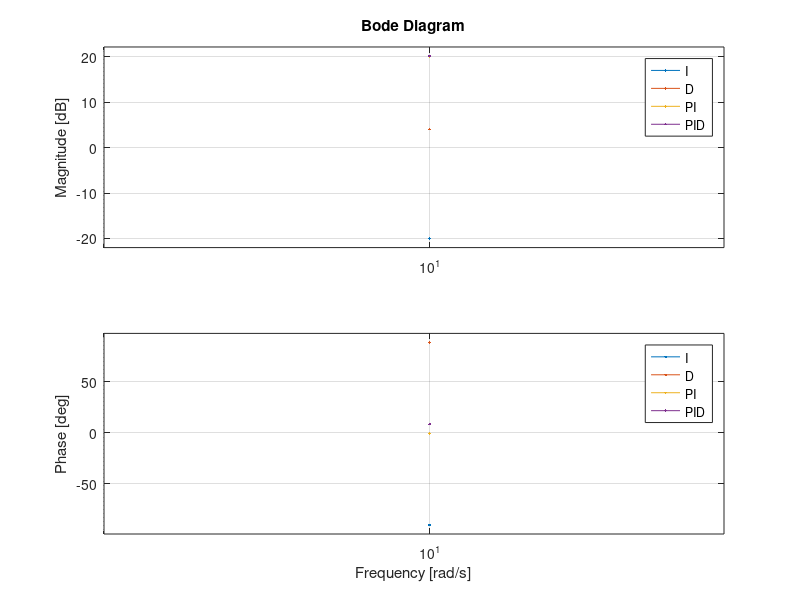

Recreate this plot in MATLAB.
close all
clear
clc

s = tf('s');

%% some function
% syms s1
% fplot(@(x) sin(x))
% hold on
% theta = deg2rad(60)
% fplot(@(x) sin(x-theta))
% R = 5.2;L = 2.39e-3;
% K1 = 100*L;K2 = K1*R/L;
% fplot(@(t) exp(-(t*(K1 + R))/(2*L))*(cosh((t*(K1^2 + 2*K1*R + R^2 - 4*K2*L)^(1/2))/(2*L)) - (sinh((t*(K1^2 + 2*K1*R + R^2 - 4*K2*L)^(1/2))/(2*L))*(K1 + R))/(K1^2 + 2*K1*R + R^2 - 4*K2*L)^(1/2)))

% 
% atan2(1,0)

% fplot(@(x) 20*log10(x))
% f1 = @(x) 10*exp(-10*x);
% f2 = @(x) 1*exp(-10*x);
% fplot(@(x) 10*exp(-0*x))
% k = -0.5;
% x_init = 10;
% fplot(@(x) 10*exp(k*x),[0 10])
% hold on
% fplot(@(x) 5*exp(k*x),[0 10])
% hold on
% fplot(@(x) x_init*exp(k*x),[0 10])
% expand((s1+1.367)^2)

%% transfer function
% w = {0.1,100};
% syms k

% L1 = 3/(s*(0.1*s+1));
% L2 = L1*(355/(s^2+1.1*s+355));
% C = 1*s^0;
% T1 = L1/(1+L1);
% T2 = L2/(1+L2);
% G0 = 246.7/(s^2+15.71*s+246.7);
% TD = 157.9/(s^2+25.13*s+157.9);
% Gf = (s^2+15.34*s+201.6)/(s^2+25.56*s+201.6);
% GT = TD*G0;
% G0f = Gf*G0;
% P1 = 987/(s^2+75.4*s+987);
% P2 = (1421/(s^2+67.86*s+1421))*((0.01*s+1)/(0.03*s+1))*(1/(0.035*s+1));
% [A,B,C,D] = tf2ss(246.7,[1,15.71,246.7]);
% G1 = 1/(0.1*s+1);
% % [A,B,C,D] = tf2ss(1,[0.1,1]);

% f = 30;
% ksi = 0.1;
% wd = 2*pi*f;
% wn = wd/((1-ksi^2)^0.5);
% G4 = wn^2/(s^2+2*ksi*wn*s+wn^2)

% A = [0,1;-246.7,-15.71];
% B = [0;246.7];
% C = [1,0];
% D = 0;
% sys1 = ss(A,B,C,D)
% [b,a] = ss2tf(A,B,C,D)
% 
% % A = [0,1;-10,-15];
% % B = [0;10];
% % C = [1,0];
% % D = 0;
% % sys2 = ss(A,B,C,D)
% % [b,a] = ss2tf(A,B,C,D)
% 
% A = [0,1;-987,-75.4];
% B = [0;987];
% C = [1,0];
% D = 0;
% sys3 = ss(A,B,C,D)
% [b,a] = ss2tf(A,B,C,D)
% 
% A = [0,1;-35890,-37.89];
% B = [0;35890];
% C = [1,0];
% D = 0;
% sys4 = ss(A,B,C,D)
% [b,a] = ss2tf(A,B,C,D)

% sys1 = 1/s;
% sys = (86.9*s+9691)/(s^2+136.7*s+10420)
% bode(sys)
% hinfnorm(sys)

% cascade lead compensator
% G0 = 10/(s*(s+1));
% Gc = (1+0.456*s)/(1+0.114*s);
% Gc0 = Gc*G0

%% state space
% first order close loop system 
% error system
% C = [1];
% D = 0;
% 
% k = 10;
% A = [-k];
% B = [1];
% sys1 = ss(A,B,C,D);
% 
% k = 10;
% A = [-k];
% B = [k];
% sys2 = ss(A,B,C,D);
% bode(sys2)
% 
% k = 10;
% A = [-k];
% B = [-k];
% sys3 = ss(A,B,C,D);
% step(sys3)
% 
% k = 15;
% A = [-k];
% B = [k];
% sys4 = ss(A,B,C,D);

% bandwidth(sys1)
% margin(sys1)
% linearSystemAnalyzer(sys1)

% second order open loop system
% k = 2;
% A = [0 1;-k^2 -2*k];
% B = [0;0];
% C = [0 1];
% D = 0;
% sys2 = ss(A,B,C,D);
% 
% A = [0 1;0 0];
% B = [0;1];
% C = [1 0];
% D = 0;
% sys3 = ss(A,B,C,D);

% non-minimun system
% A = [1 1 0;0 0 1;0 0 0];
% B = [0;0;1];
% C = [0 1 0];
% D = 0;
% sys3 = ss(A,B,C,D);
% [b,a] = ss2tf(A,B,C,D)

% butterworth
% fc = 100;
% fs = 10000;
% 
% [b,a] = butter(3,fc/(fs/2))

% lqr
% A = 0;
% B = 1;
% C = 1;
% D = 0;
% Q = 1;
% R = 1;
% sys = ss(A,B,C,D);
% [K,S,P] = lqr(sys,Q,R)

%% 参考khalil 12.4 Integral Control via Linearization
% 直接套公式即可
% J = 2.2951e-5;
% B = 1.1475e-5;
% Kp_v = 0.35;
% Ki_v = 140;
% Ki_v = Kp_v*Ki_v;
% P = 14;% number of pole
% phi_m = 0.00469;
% Km = 3*P/4 *phi_m;
% L = 2.39e-3;
% R = 5.2;
% wc = 130;
% Kp_i = wc*L;
% Ki_i = R/L;
% Ki_i = Kp_i*Ki_i;

% current closed loop
% syms R L w
% A = [-R/L 0;1 0];
% B = [1/L;0];
% K1 = w*L;
% K2 = K1*R/L;
% K = [K1 K2];
% A_cl = A - B*K
% eig(A_cl)

% velocity closed loop
% syms B J Km real
% syms Kp Ki real
% syms K1 K2 real
% 
% 
% K1 = Kp;
% K2 = Kp*Ki;
% 
% A = [-B/J 0;1 0];
% B = [Km/J;0];
% K = [K1 K2];
% A_cl = A - B*K
% eig(A_cl)
% 
% % Q = eye(2)
% % syms p11 p12 p21 p22
% % X = [p11 p12;p21 p22];
% % 
% % eqn = X*A_cl + A_cl'*X == -Q
% % S = solve(eqn,X)
% % 
% % P_1 = [S.p11 S.p12;S.p21 S.p22]
% % 
% % % eig(P_1)
% % P_1*A_cl + A_cl'*P_1

% cascade closed loop
% x1 = w - w*
% x2 = sigma_v - sigma_v*
% x3 = i - i_ref
% x4 = sigma_i - sigma_i*
% A = [-(B+Km*Kp_v)/J -Km*Kp_v*Ki_v/J     Km/J          0;
%            1          0                  0            0;
%            0          0             (-R-Kp_i)/L -Kp_i*Ki_i/L;
%            0          0                  1            0];
% eig(A)

% A = [-(B+Km*Kp_v)/J                      -Km*Ki_v/J                 Km/J              0;
%            1                               0                         0                0;
%      Kp_v*R/L-Kp_v*(B+Km*Kp_v)/J+Ki_v  Ki_v*R/L-Km*Ki_v*Kp_v/J (-R-Kp_i)/L+Km*Kp_v/J -Ki_i/L;
%            0                               0                         1                0];
% eig(A)

% mixsyn
% G = (s-1)/(s+1)^2;
% W1 = makeweight(10,[1 0.1],0.01);
% W2 = makeweight(0.1,[32 0.32],1);
% W3 = makeweight(0.01,[1 0.1],10);
% tf(W1)
% [K,CL,gamma] = mixsyn(G,W1,W2,W3);
% S = feedback(1,G*K);
% KS = K*S;
% T = 1-S;
% bode(S,W1,1/W1)
% legend('S','W1','1/W1');
% W1 = 15*((s/(s+0.05))*(5/(s+5)))^2;
% W1_inv = 1/W1;
% bode(W1_inv)

% bode
kp = 10;
ki = 1;
D_LP = 50;
kd = 1;
P = kp*s^0;
I = ki/s;
D = D_LP*kd*s/(s+2*pi*D_LP);
PI = P+I;
PID = P+I+D;
bode(P,I,D,PI,PID)
legend

% M = 1.5;
% wb = 10;
% A = 1.e-4;
% 
% Wp1 = (s/M+wb)/(s+wb*A);
% Wp1_inv = 1/Wp1;
% 
% Wp2 = (s/M^0.5+wb)^2/(s+wb*A^0.5)^2;
% Wp2_inv = 1/Wp2;
% 
% bode(Wp1_inv,Wp2_inv)
% legend("Wp1^{-1}","Wp2^{-1}")

% Weighting function
% Wl = makeweight(100,[1,3.16],0.1);
% Wh = makeweight(0.316,10,100);
% tf(Wl)
% tf(Wh)
% bodemag(Wl,Wh)
% legend
% grid on

% W3c = makeweight(0.316,[1 2],100,0,3);
% W2c = makeweight(0.316,[1 2],100,0,2);
% W1c = makeweight(0.316,[1 2],100);
% bodemag(W3c,W2c,W1c)
% legend
% grid on

% W = makeweight(1,[40 3.16],100);
% W_inv = 1/W;
% W_inv_tf = tf(W_inv)
% bode(W_inv_tf)

% getIOTransfer
% G1 = tf(10,[1 10]);
% G2 = tf([1 2],[1 0.2 10]);
% C1 = tunablePID('C','pi');
% C2 = tunableGain('G',1);
% X1 = AnalysisPoint('X1');
% X2 = AnalysisPoint('X2');
% T = feedback(G1*feedback(G2*C2,X2)*C1,X1);
% T.InputName = 'r';
% T.OutputName = 'y';
% H1 = getIOTransfer(T,'X1','y');
% H2 = getIOTransfer(T,'X2','y');
% H = getIOTransfer(T,{'X1','X2'},'y');

% hinfstruct
% G = tf([1 2],[1 5 10]);% plant model
% kp = realp('kp', 1);
% ki = realp('ki', 1);
% kd = realp('kd', 1);
% C = (kd*s^2+kp*s+ki)/s;
% S = feedback(1,G*C);
% T = feedback(G*C,1);
% W1 = (0.01*s+35)/(s+0.01);
% W2 = (6.67*s+100)/(0.01*s+400);
% H0 = blkdiag(W1*S, W2*T);
% H = hinfstruct(H0);

%% longitudinal passenger jet(use hinfstruct to tune)
% openExample('control/concorde_demo')
% open_system('rct_concorde')

% Tuning Setup
% ST0 = slTuner('rct_concorde',{'Ki','Kp','Kq','Kf','RollOff'});
% % wn = realp('wn', 3);               % natural frequency
% % zeta = realp('zeta',0.8);          % damping
% % Fro = tf(wn^2,[1 2*zeta*wn wn^2]); % parametric transfer function
% % setBlockParam(ST0,'RollOff',Fro)   % use Fro to parameterize "RollOff" block
% 
% % Design Requirements
% T1=ST0.getIOTransfer('Nzc','e');% tracking
% T2=ST0.getIOTransfer('n','delta_m'); % roll-off
% T3=ST0.getIOTransfer('w','delta_m'); % margins
% W1 = 15*((s/(s+0.05))*(5/(s+5)))^2;
% W2 = (s/(s+8))*(((1/8^2)*s^2+(2^0.5/8)*s+1)/((1/800^2)*s^2+(2^0.5/800)*s+1));
% W3 = 0.8;

% % Autopilot Tuning
% H0 = blkdiag(W1*T1, W2*T2, W3*T3)
% H = hinfstruct(H0);%H is tuned versionof H0
% ST0.setBlockValue(H);
% Fro = getBlockValue(ST0,'RollOff');
% 
% % Closed-Loop Simulations
% Gref = tf(1.7^2,[1 2*0.7*1.7 1.7^2]);    % reference model
% T = getIOTransfer(ST0,'Nzc','Nz');  % transfer Nzc -> Nz
% figure, step(T,'b',Gref,'b--',6), grid,
% ylabel('N_z'), legend('Actual response','Reference model')
% 
% T = getIOTransfer(ST0,'Nzc','delta_m');  % transfer Nzc -> delta_m
% Kf = getBlockValue(ST0,'Kf');            % tuned value of Kf
% Tff = Fro*Kf;         % feedforward contribution to delta_m
% figure
% step(T,'b',Tff,'g--',T-Tff,'r-.',6), grid
% ylabel('\delta_m'), legend('Total','Feedforward','Feedback')
% 
% OL = getLoopTransfer(ST0,'delta_m',-1); % negative-feedback loop transfer
% figure
% margin(OL);
% grid;
% xlim([1e-3,1e2]);

% Discretization
% sys1 = 2/(s^2+3*s+2);
% A = [0 1;-2 -3];
% B = [0;2];
% C = [1 0];
% D = 0;
% sys2 = ss(A,B,C,D);
% 
% Ts = 0.1;
% I = eye(2);
% A_d = inv((I-Ts/2*A))*(I+Ts/2*A);
% B_d = inv((I-Ts/2*A))*Ts/2*B;
% C_d = C*(A_d+I);
% D_d = C*B_d+D;
% sys3 = ss(A_d,B_d,C_d,D_d,0.1)
% 
% A_d1 = [0.7236 -0.0861;0.1722 0.9909];
% B_d1 = [0.0609;0.0064];
% C_d1 = [0 1.4142];
% D_d1 = 0;
% sys4 = ss(A_d1,B_d1,C_d1,D_d1,0.1);
% 
% sys5 = c2d(sys2,0.1);
% sys6 = c2d(sys2,0.1,'tustin')
% 
% step(sys1,sys3,sys6)
% legend

% esc model
% syms B J c Kt w_eq R Lq phi_m n real
% syms Kp_i Ki_i Ki_v real
% % esc open-loop
% % x1 = w - w_eq
% % x2 = iq - iq_eq
% 
% % plant
% J = 2.2951e-5;
% B = 1.1475e-5;
% c = 7.5e-8;
% n = 7;
% P = 2*n;
% phi_m = 0.000487;
% Kt = 3/4*P*phi_m;
% Lq = 19.0e-6;
% R = 0.12;
% 
% % controller
% wc = 1000;
% Kp_i = wc*Lq;
% Ki_i = R/Lq;
% Ki_i = Kp_i*Ki_i;
% Ki_v = 500;
% 
% % equilibrium point 
% w_eq = 240;
% i_eq = 0.8;
% v_eq = 0.95;
% i_int_eq = v_eq/Ki_i;
% v_int_eq = 0;
% 
% % A_ol = [-(B+2*c*w_eq)/J Kt/J;
% %         -n*phi_m/Lq -R/Lq]
% % eig(A_ol)
% % C_ol = [1 0];
% % x0 = [-w_eq;-i_eq];
% % sys_ol = ss(A_ol,[],C_ol,[]);
% % figure
% % initial(sys_ol,x0)
% % hold on
% 
% % esc close-loop
% % x1 = w - w*
% % x2 = iq - iq*
% % x3 = sigma_iq_delta = sigma_iq - sigma_iq*
% % x4 = sigma_vq_delta = sigma_vq - sigma_vq*
% 
% A_cl = [-(B+2*c*w_eq)/J         Kt/J             0         0;
%         -(Kp_i/R+1)*n*phi_m/Lq -(R+Kp_i)/Lq -Ki_i/Lq -Kp_i*Ki_v/Lq;
%              n*phi_m/R            1              0         Ki_v;
%           -n*phi_m/R*Kp_i      -Kp_i           -Ki_i -Kp_i*Ki_v]
% eig(A_cl)
% % C_cl = [1 0 0 0];
% % x0 = [-w_eq;-i_eq;-i_int_eq;-v_int_eq];
% % sys_cl = ss(A_cl,[],C_cl,[]);
% % initial(sys_cl,x0)

%% quadratic
% syms A B P Q R u0 u1 real
% expand([u0 u1]*[B 0;A*B B]'*[Q 0;0 P]*[B 0;A*B B]*[u0;u1])
% H = [0.8170 0.3726;0.3726 0.2411]
% expand([u0 u1]*H*[u0;u1])
% [0 1]*[1 0;0 1]*[0;1]

%% Riccati equations
% A = [1 1;
%      0 1];
% B = [0;
%      1];
% Q = [1 0;
%      0 1];
% R = 0.01;
% [X,L,G] = dare(A,B,Q,R)

%% ode
% tspan = [0 10];
% k = 1;
% x_init = 10;
% alpha = 0.1;
% [t1,x1] = ode45(@(t,x) -k*x,tspan,x_init);
% [t2,x2] = ode45(@(t,x) -k*sign(x)*(abs(x))^alpha,tspan,x_init);

%% matlabFunction
% syms x y z
% r = x + y/2 + z/3;
% matlabFunction(r,"File","myfile","Vars",[y z x]);

%% nyquist
% q = 0;
% k = 1;
% H = k/((s+q)*(s+1));
% figure
% nyquist(H)
% hold on
% k = 20;
% H1 = k/((s+q)*(s+1));
% nyquist(H1)
% figure
% % bode(H)
% % hold on
% % bode(H1)
% margin(H)
% figure
% margin(H1)
